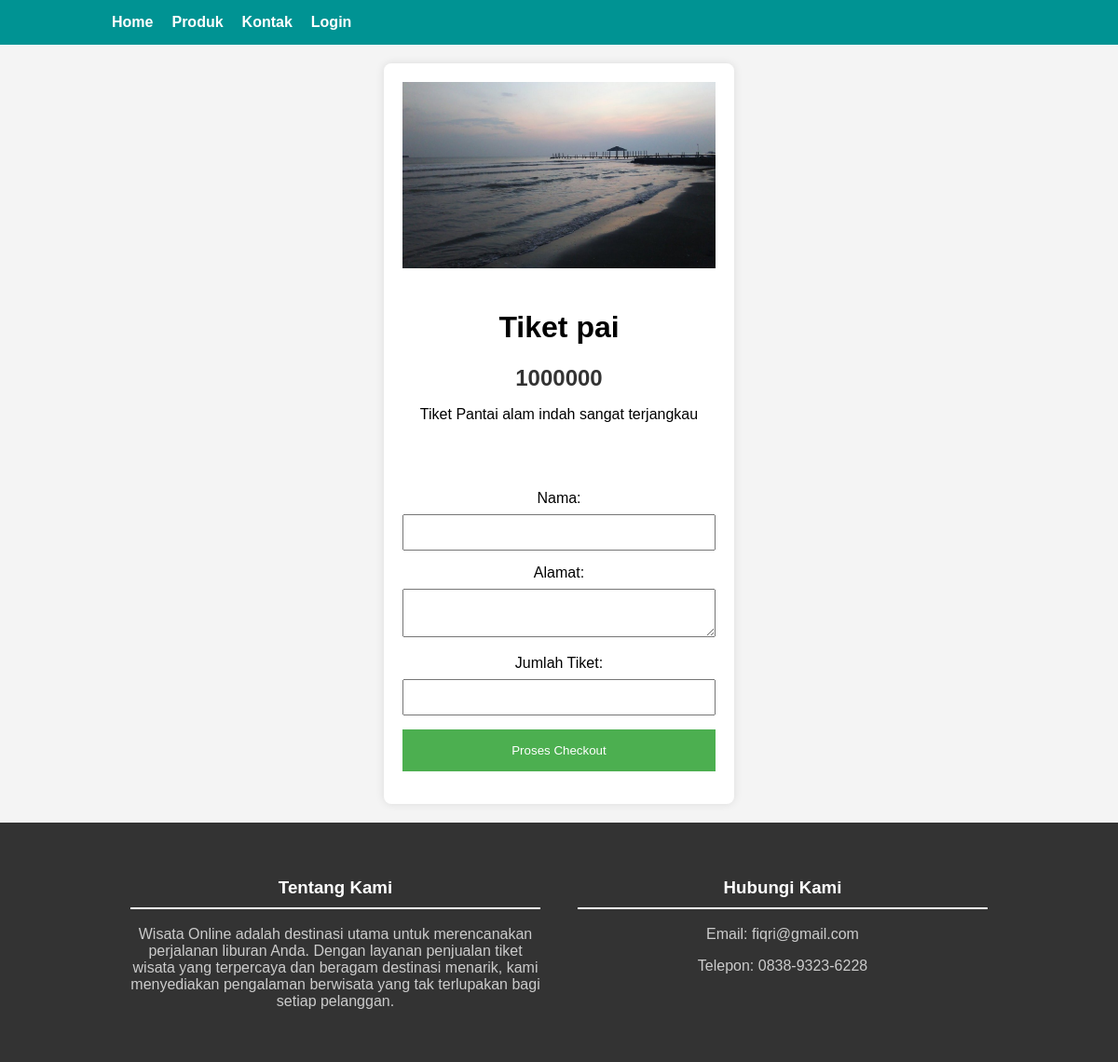
Screenshot of /checkout.php?id=19 with the database file from the repository.
### tables this page shows
CREATE TABLE `produk` (
  `id` int(11) NOT NULL,
  `gambar` text NOT NULL,
  `nama_barang` text NOT NULL,
  `harga` text NOT NULL,
  `deskripsi` text NOT NULL
);

### checkout.php (the view, shortened to what this page needs)
<?php
$host = "localhost";
$user = "root";
$password = "";
$database = "penjualan";
$koneksi = mysqli_connect($host, $user, $password, $database);
if (isset($_GET['id'])) {
    $id_produk = $_GET['id'];
    $query_produk = "SELECT * FROM produk WHERE id = $id_produk";
    $result_produk = mysqli_query($koneksi, $query_produk);
    $produk = mysqli_fetch_assoc($result_produk);
} else {
    header("Location: index.php");
    exit();
}
?>
<!DOCTYPE html>
<html lang="en">
<head>
    <link rel="stylesheet" href="style.css">
    <link rel="stylesheet" href="checkout-style.css">
</head>
<body>
    <header>
        <nav class="navbar">
            <div class="container">
                <ul class="nav-links">
                    <li><a href="index.php">Home</a></li>
                    <li><a href=".card">Produk</a></li>
                    <li><a href="footer-contact">Kontak</a></li>
                    <li><a href="login.php">Login</a></li>
                </ul>
            </div>
        </nav>
    </header>
    <div class="container">
        <div class="card">
            <img src="img/<?php echo $produk['gambar']; ?>" alt="Gambar tiket">
            <h1>
                <?php echo $produk['nama_barang']; ?>
            </h1>
            <h2>
                <?php echo $produk['harga']; ?>
            </h2>
            <p>
                <?php echo $produk['deskripsi']; ?>
            </p>
            <br><br>
            <form action="proses_checkout.php" method="post">
                <label for="nama">Nama:</label>
                <input type="text" id="nama" name="nama" required>
                <label for="alamat">Alamat:</label>
                <textarea id="alamat" name="alamat" required></textarea>
                <label for="jumlah_barang">Jumlah Tiket:</label>
                <input type="number" id="jumlah_barang" name="jumlah_barang" required>
                <button type="submit">Proses Checkout</button>
            </form>
        </div>
    </div>
</body>
<footer>
    <div class="container">
        <div class="footer-content">
            <div class="footer-about">
                <h3>Tentang Kami</h3>
                <p>Wisata Online adalah destinasi utama untuk merencanakan perjalanan liburan Anda. Dengan layanan
                    penjualan tiket wisata yang terpercaya dan beragam destinasi menarik, kami menyediakan pengalaman
                    berwisata yang tak terlupakan bagi setiap pelanggan.</p>
            </div>
            <div class="footer-contact">
                <h3>Hubungi Kami</h3>
                <p>Email: fiqri@gmail.com</p>
                <p>Telepon: 0838-9323-6228</p>
            </div>
        </div>
    </div>
</footer>
</html>

### style.css (style rules this page uses)
body { font-family: 'Arial', sans-serif; margin: 0; padding: 0; background-color: #00fbff; }
header { background-color: #009393; color: #fff; padding: 15px 0; }
header .container { max-width: 1200px; margin: 0 auto; display: flex; justify-content: space-between; align-items: center; }
.nav-links { list-style: none; display: flex; margin: 0; padding: 0; }
.nav-links li { margin-right: 20px; }
.nav-links a { text-decoration: none; color: #fff; font-weight: bold; transition: color 0.3s ease; }
.container { display: flex; justify-content: center; align-items: center; flex-wrap: wrap; margin: 20px; }
.card { background-color: #fff; box-shadow: 0 4px 8px rgb(0, 75, 70); border-radius: 8px; overflow: hidden; margin: 20px; text-align: center; }
.card img { width: 100%; height: 200px; object-fit: cover; }
.card h2 { margin: 10px 0; color: #333; }
footer { background-color: #009393; color: #fff; padding: 40px 0; }
footer .container { max-width: 1200px; margin: 0 auto; padding: 0 20px; }
.footer-content { display: flex; justify-content: space-between; align-items: flex-start; flex-wrap: wrap; }
.footer-about, .footer-contact { flex: 1; margin: 20px; }
.footer-about h3, .footer-contact h3 { color: #fff; }
.footer-about p, .footer-contact p { color: #ccc; }

### checkout-style.css (style rules this page uses)
body { font-family: "Arial", sans-serif; margin: 0; padding: 0; background-color: #f4f4f4; }
.container { width: 80%; margin: 0 auto; }
.card { background-color: #fff; box-shadow: 0 0 10px rgba(0, 0, 0, 0.1); margin: 20px 0; padding: 20px; text-align: center; }
.card img { max-width: 100%; height: auto; margin-bottom: 20px; }
form { margin-top: 20px; }
label { display: block; margin-bottom: 8px; }
input, textarea, button { width: 100%; padding: 10px; margin-bottom: 15px; box-sizing: border-box; }
button { background-color: #4caf50; color: #fff; border: none; padding: 15px; cursor: pointer; }
footer { background-color: #333; color: #fff; padding: 20px 0; text-align: center; }
.footer-content { display: flex; justify-content: space-between; }
.footer-about, .footer-contact { width: 45%; }
.footer-about h3, .footer-contact h3 { border-bottom: 2px solid #fff; padding-bottom: 10px; }
.card img { max-width: 100%; height: auto; margin-bottom: 20px; max-height: 200px; }

### rows the page displays
produk: gambar (picture), nama_barang "Tiket pai", harga "1000000", deskripsi "Tiket Pantai alam indah sangat terjangkau"
